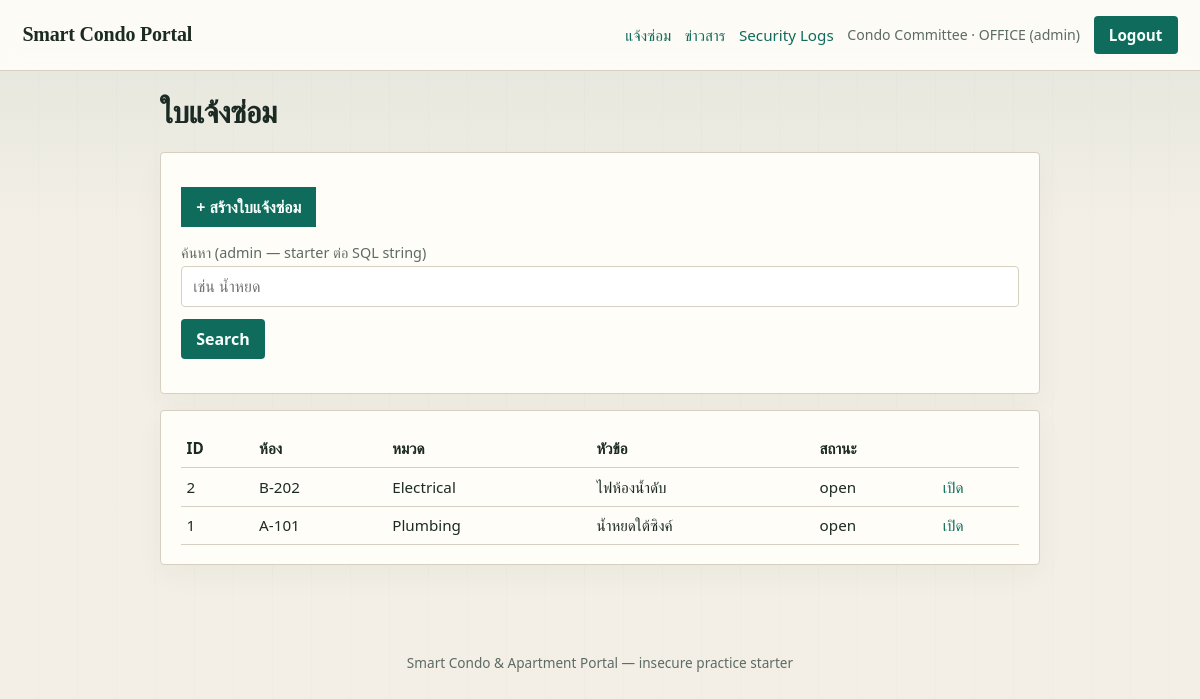
Screenshot of /php/www/repairs.php (signed in) with the database file from the repository.
### tables this page shows
CREATE TABLE IF NOT EXISTS repair_tickets (
  id INT AUTO_INCREMENT PRIMARY KEY,
  resident_id INT NOT NULL,
  room_code VARCHAR(20) NOT NULL,
  category VARCHAR(50) NOT NULL,
  title VARCHAR(150) NOT NULL,
  description TEXT NOT NULL,
  status VARCHAR(20) NOT NULL DEFAULT 'open',
  created_at DATETIME NOT NULL DEFAULT CURRENT_TIMESTAMP,
  updated_at DATETIME NULL,
  CONSTRAINT fk_repair_resident
    FOREIGN KEY (resident_id) REFERENCES residents(id)
    ON DELETE CASCADE
);

### php/www/includes/config.php (called while the page is built, shortened)
<?php
function h(string $value): string
{
    return htmlspecialchars($value, ENT_QUOTES | ENT_SUBSTITUTE, 'UTF-8');
}
function is_admin(array $user): bool
{
    return ($user['role'] ?? '') === 'admin';
}

### php/www/repairs.php (the view, shortened to what this page needs)
<?php
require_once __DIR__ . '/includes/auth_check.php';
require_once __DIR__ . '/includes/layout.php';
$user = require_login();
if (is_admin($user)) {
    $q = (string)($_GET['q'] ?? '');
    if ($q !== '') {
        $sql = "SELECT t.*, r.username FROM repair_tickets t
                JOIN residents r ON r.id = t.resident_id
                WHERE t.title LIKE '%" . $q . "%' OR t.description LIKE '%" . $q . "%'
                ORDER BY t.id DESC";
        $result = $mysqli->query($sql);
        if ($result === false) {
            render_header('แจ้งซ่อม');
            echo '<div class="msg err">SQL Error: ' . h($mysqli->error) . '</div>';
            render_footer();
            exit;
        }
        $tickets = $result->fetch_all(MYSQLI_ASSOC);
        $generatedSql = $sql;
    } else {
        $tickets = $mysqli->query(
            'SELECT t.*, r.username FROM repair_tickets t
             JOIN residents r ON r.id = t.resident_id
             ORDER BY t.id DESC'
        )->fetch_all(MYSQLI_ASSOC);
    }
}
?>
<h1>ใบแจ้งซ่อม</h1>
<div class="card">
  <p><a class="btn" href="/repair_create.php">+ สร้างใบแจ้งซ่อม</a></p>
  <?php if (is_admin($user)): ?>
    <form action="/repairs.php" style="margin-top:1rem">
      <label>ค้นหา (admin — starter ต่อ SQL string)</label>
      <input name="q" value="<?= h($q ?? '') ?>" placeholder="เช่น น้ำหยด">
      <p style="margin-top:.75rem"><button type="submit">Search</button></p>
    </form>
  <?php endif; ?>
</div>
<div class="card">
  <table>
    <thead>
      <tr><th>ID</th><th>ห้อง</th><th>หมวด</th><th>หัวข้อ</th><th>สถานะ</th><th></th></tr>
    </thead>
    <tbody>
    <?php foreach ($tickets as $t): ?>
      <tr>
        <td><?= (int)$t['id'] ?></td>
        <td><?= h($t['room_code']) ?></td>
        <td><?= h($t['category']) ?></td>
        <td><?= h($t['title']) ?></td>
        <td><?= h($t['status']) ?></td>
        <td><a href="/repair_view.php?id=<?= (int)$t['id'] ?>">เปิด</a></td>
      </tr>
    <?php endforeach; ?>
    </tbody>
  </table>
</div>

### php/www/assets/style.css (style rules this page uses)
:root { --bg: #f3efe6; --panel: #fffdf8; --ink: #1c2a24; --muted: #5c6b63; --line: #d7d0c2; --accent: #0f6b5c; --accent-2: #c45c26; --danger: #b42318; --ok: #1b7a4a; --font: "Source Serif 4", "IBM Plex Sans Thai", Georgia, serif; --sans: "IBM Plex Sans Thai", "Segoe UI", sans-serif; }
* { box-sizing: border-box; }
body { margin: 0; color: var(--ink); font-family: var(--sans); background: linear-gradient(180deg, rgba(15,107,92,.08), transparent 28%), repeating-linear-gradient(90deg, transparent, transparent 38px, rgba(28,42,36,.03) 39px), var(--bg); min-height: 100vh; }
a { color: var(--accent); text-decoration: none; }
h1, h2 { font-family: var(--font); letter-spacing: -.02em; }
h1 { margin-top: 0; font-size: 1.9rem; }
.card { background: var(--panel); border: 1px solid var(--line); border-radius: 4px; padding: 1.15rem 1.25rem; margin: 1rem 0; box-shadow: 0 10px 30px rgba(28,42,36,.04); }
label { display: block; margin: .65rem 0 .25rem; color: var(--muted); font-size: .9rem; }
input, select, textarea, button { font: inherit; border-radius: 4px; border: 1px solid var(--line); background: #fff; color: var(--ink); padding: .55rem .7rem; width: 100%; }
button, .btn { width: auto; cursor: pointer; background: var(--accent); color: #f7fffc; border: 0; font-weight: 600; padding: .55rem .95rem; display: inline-block; }
table { width: 100%; border-collapse: collapse; }
th, td { border-bottom: 1px solid var(--line); padding: .55rem .35rem; text-align: left; font-size: .95rem; }

### rows the page displays
repair_tickets: id "2", room_code "B-202", category "Electrical", title "ไฟห้องน้ำดับ", status "open"
repair_tickets: id "1", room_code "A-101", category "Plumbing", title "น้ำหยดใต้ซิงค์", status "open"

### other values shown
$user['full_name'] ?: $user['username'] "Condo Committee"
$user['room_code'] "OFFICE"
$user['role'] "admin"
